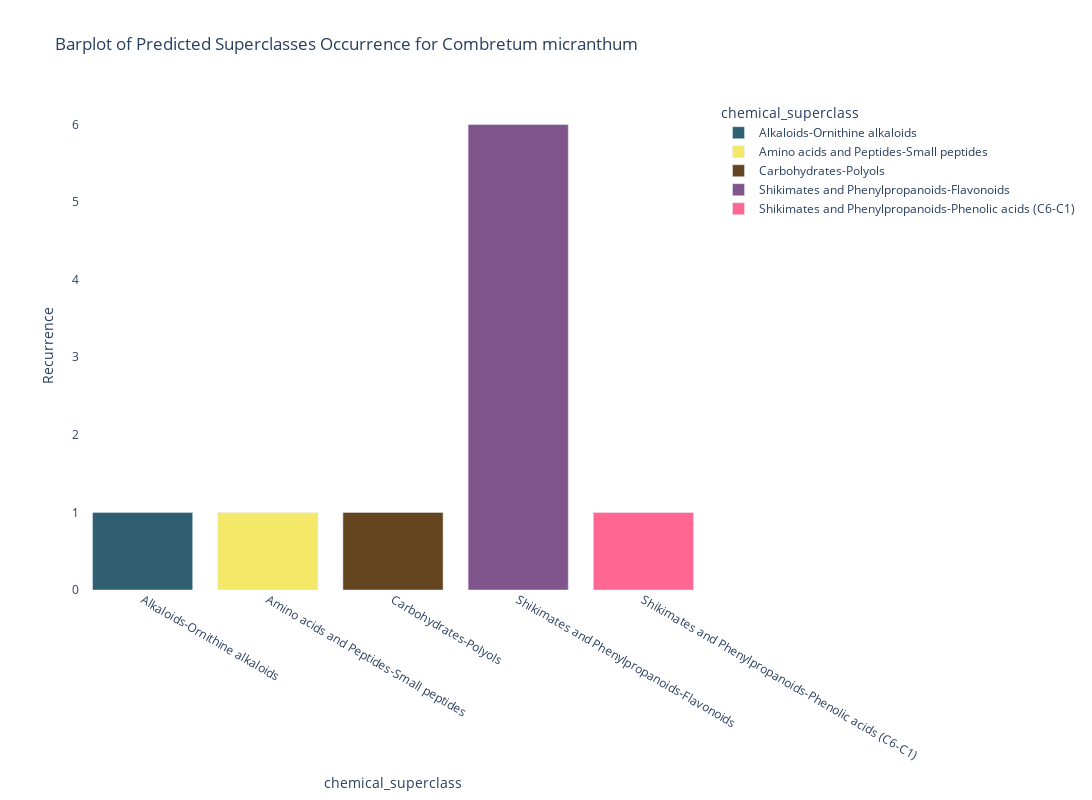
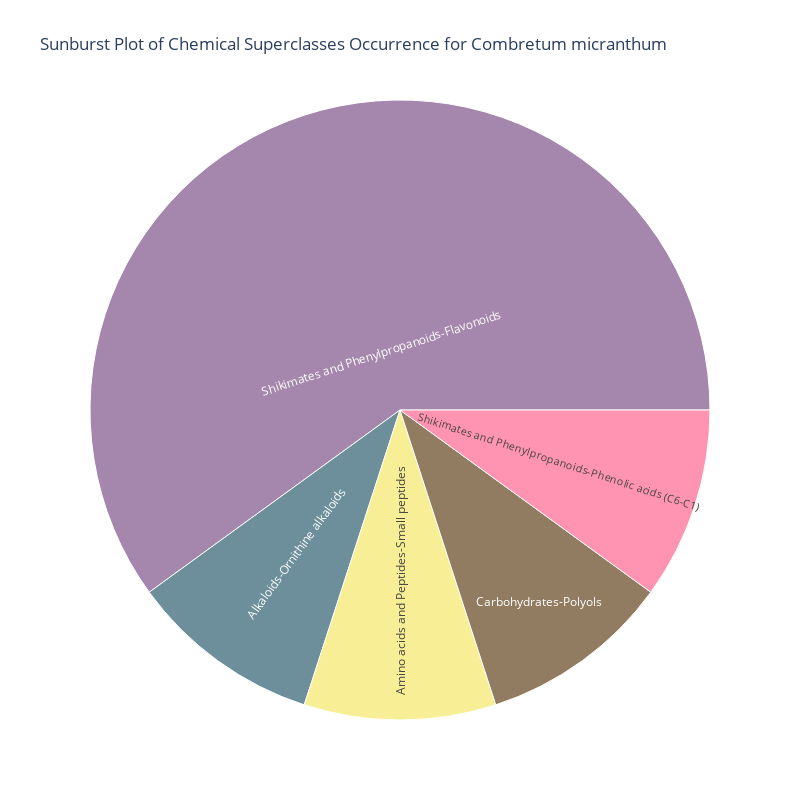

The cell these charts' notebook holds for them, in order:
### Markdown cell above
# BARPLOT CHEMICAL_SUPERCLASS - SPECIES

### Code cell
import pandas as pd
import plotly.express as px

# Step 1: Read data from all .tsv files in the output_folder
all_data = pd.concat([pd.read_csv(os.path.join(output_folder, 'species_data', filename), sep='\t') for filename in os.listdir(os.path.join(output_folder, 'species_data')) if filename.endswith(".tsv")])

# Step 2: Rename the "organism_taxonomy_09species" column to "species"
all_data.rename(columns={'organism_taxonomy_09species': 'species'}, inplace=True)

# Remove 'API Error-API Error' and 'Not Classified-Not Classified'
all_data = all_data[~all_data['chemical_superclass'].isin(['API Error-API Error', 'Not Classified-Not Classified'])]

# Apply the function to each row
all_data[['Pathway', 'superclass']] = all_data.apply(lambda row: split_chemical_superclass(row), axis=1, result_type='expand')

# Step 4: Process data for color mapping
color_map = {}
for pathway, superclasses in all_data.groupby('Pathway')['superclass'].unique().items():
    shades = generate_shades(pathway, len(superclasses))
    for superclass, shade in zip(superclasses, shades):
        color_map[f"{pathway}-{superclass}"] = shade

# Step 5: Group and aggregate data to calculate recurrence for a specific species

agg_data = all_data[all_data['species'] == species_name].groupby('chemical_superclass').size().reset_index(name='recurrence')

# Get unique chemical superclasses and sort them alphabetically
unique_superclasses = sorted(agg_data['chemical_superclass'].unique())

# Create the bar plot
fig = px.bar(agg_data, x='chemical_superclass', y='recurrence',
             title=f'Barplot of Predicted Superclasses Occurrence for {species_name}',
             labels={'recurrence': 'Recurrence'},
             color='chemical_superclass',
             color_discrete_map=color_map,
             category_orders={'chemical_superclass': unique_superclasses},
             orientation='v')  # Vertical bar plot

# Set a white background
fig.update_layout(plot_bgcolor='white')

# Modify the size of the figure
fig.update_layout(width=1200, height=800)

# Save the figure as an HTML file
fig.write_html(f'{output_folder}Wikidata_superclass_barplot_{species_name}.html')

# Show the figure
fig.show()

# Create the sunburst plot
fig = px.sunburst(agg_data, path=['chemical_superclass'], values='recurrence',
                  title=f'Sunburst Plot of Chemical Superclasses Occurrence for {species_name}',
                  color='chemical_superclass',
                  color_discrete_map=color_map)

# Modify the size of the figure
fig.update_layout(width=800, height=800)

# Save the figure as an HTML file
fig.write_html(f'{output_folder}Wikidata_superclass_sunburst_{species_name}.html')

# Show the figure
fig.show()

### Figure 1 — Plotly figure (JSON) as saved in the notebook; plotly's stock layout.template omitted (floating-point values rounded to 4 significant figures)
{"data": [{"alignmentgroup": "True", "hovertemplate": "chemical_superclass=%{x}<br>Recurrence=%{y}<extra></extra>", "legendgroup": "Alkaloids-Ornithine alkaloids", "marker": {"color": "#305F72", "pattern": {"shape": ""}}, "name": "Alkaloids-Ornithine alkaloids", "offsetgroup": "Alkaloids-Ornithine alkaloids", "orientation": "v", "showlegend": true, "textposition": "auto", "type": "bar", "x": ["Alkaloids-Ornithine alkaloids"], "xaxis": "x", "y": [1], "yaxis": "y"}, {"alignmentgroup": "True", "hovertemplate": "chemical_superclass=%{x}<br>Recurrence=%{y}<extra></extra>", "legendgroup": "Amino acids and Peptides-Small peptides", "marker": {"color": "#F4E869", "pattern": {"shape": ""}}, "name": "Amino acids and Peptides-Small peptides", "offsetgroup": "Amino acids and Peptides-Small peptides", "orientation": "v", "showlegend": true, "textposition": "auto", "type": "bar", "x": ["Amino acids and Peptides-Small peptides"], "xaxis": "x", "y": [1], "yaxis": "y"}, {"alignmentgroup": "True", "hovertemplate": "chemical_superclass=%{x}<br>Recurrence=%{y}<extra></extra>", "legendgroup": "Carbohydrates-Polyols", "marker": {"color": "#65451F", "pattern": {"shape": ""}}, "name": "Carbohydrates-Polyols", "offsetgroup": "Carbohydrates-Polyols", "orientation": "v", "showlegend": true, "textposition": "auto", "type": "bar", "x": ["Carbohydrates-Polyols"], "xaxis": "x", "y": [1], "yaxis": "y"}, {"alignmentgroup": "True", "hovertemplate": "chemical_superclass=%{x}<br>Recurrence=%{y}<extra></extra>", "legendgroup": "Shikimates and Phenylpropanoids-Flavonoids", "marker": {"color": "#80558c", "pattern": {"shape": ""}}, "name": "Shikimates and Phenylpropanoids-Flavonoids", "offsetgroup": "Shikimates and Phenylpropanoids-Flavonoids", "orientation": "v", "showlegend": true, "textposition": "auto", "type": "bar", "x": ["Shikimates and Phenylpropanoids-Flavonoids"], "xaxis": "x", "y": [6], "yaxis": "y"}, {"alignmentgroup": "True", "hovertemplate": "chemical_superclass=%{x}<br>Recurrence=%{y}<extra></extra>", "legendgroup": "Shikimates and Phenylpropanoids-Phenolic acids (C6-C1)", "marker": {"color": "#FF6692", "pattern": {"shape": ""}}, "name": "Shikimates and Phenylpropanoids-Phenolic acids (C6-C1)", "offsetgroup": "Shikimates and Phenylpropanoids-Phenolic acids (C6-C1)", "orientation": "v", "showlegend": true, "textposition": "auto", "type": "bar", "x": ["Shikimates and Phenylpropanoids-Phenolic acids (C6-C1)"], "xaxis": "x", "y": [1], "yaxis": "y"}], "layout": {"barmode": "relative", "height": 800, "legend": {"title": {"text": "chemical_superclass"}, "tracegroupgap": 0}, "plot_bgcolor": "white", "title": {"text": "Barplot of Predicted Superclasses Occurrence for Combretum micranthum"}, "width": 1200, "xaxis": {"anchor": "y", "categoryarray": ["Alkaloids-Ornithine alkaloids", "Amino acids and Peptides-Small peptides", "Carbohydrates-Polyols", "Shikimates and Phenylpropanoids-Flavonoids", "Shikimates and Phenylpropanoids-Phenolic acids (C6-C1)"], "categoryorder": "array", "domain": [0, 1], "title": {"text": "chemical_superclass"}}, "yaxis": {"anchor": "x", "domain": [0, 1], "title": {"text": "Recurrence"}}}}

### Figure 2 — Plotly figure (JSON) as saved in the notebook; plotly's stock layout.template omitted (floating-point values rounded to 4 significant figures)
{"data": [{"branchvalues": "total", "customdata": [["Alkaloids-Ornithine alkaloids"], ["Amino acids and Peptides-Small peptides"], ["Carbohydrates-Polyols"], ["Shikimates and Phenylpropanoids-Flavonoids"], ["Shikimates and Phenylpropanoids-Phenolic acids (C6-C1)"]], "domain": {"x": [0, 1], "y": [0, 1]}, "hovertemplate": "labels=%{label}<br>recurrence=%{value}<br>parent=%{parent}<br>id=%{id}<br>chemical_superclass=%{customdata[0]}<extra></extra>", "ids": ["Alkaloids-Ornithine alkaloids", "Amino acids and Peptides-Small peptides", "Carbohydrates-Polyols", "Shikimates and Phenylpropanoids-Flavonoids", "Shikimates and Phenylpropanoids-Phenolic acids (C6-C1)"], "labels": ["Alkaloids-Ornithine alkaloids", "Amino acids and Peptides-Small peptides", "Carbohydrates-Polyols", "Shikimates and Phenylpropanoids-Flavonoids", "Shikimates and Phenylpropanoids-Phenolic acids (C6-C1)"], "marker": {"colors": ["#305F72", "#F4E869", "#65451F", "#80558c", "#FF6692"]}, "name": "", "parents": ["", "", "", "", ""], "type": "sunburst", "values": [1, 1, 1, 6, 1]}], "layout": {"height": 800, "legend": {"tracegroupgap": 0}, "title": {"text": "Sunburst Plot of Chemical Superclasses Occurrence for Combretum micranthum"}, "width": 800}}
